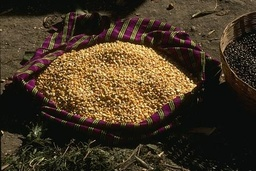
#> input picture SPBU/SP/task1/grain.jpg, 256 x 171 px, shrunk from 481 x 321 before the run, found by its file name
$ python kmeans.py
#> lines starting #> are read from the running program, lines starting #| are printed output that depends on the picture; long printed decimals are rounded
import scipy.spatial
from PIL import Image
import numpy as np


def run_cost(centroids, clusters, X):
    return sum(np.linalg.norm(X[i] - centroids[clusters[i]]) for i in xrange(len(clusters)))


def cluster_centroids(data, clusters, k=None):
    if k is None:
        k = np.max(clusters) + 1
    result = np.empty(shape=(k,) + data.shape[1:])
    for i in range(k):
        np.mean(data[clusters == i], axis=0, out=result[i])
    return result


def kmeans(data, k=None, centroids=None, steps=100):
    if centroids is not None and k is not None:
        assert (k == len(centroids))
    elif centroids is not None:
        k = len(centroids)
    elif k is not None:
        centroids = data[np.random.choice(np.arange(len(data)), k, False)]
    else:
        raise RuntimeError("Need a value for k or centroids.")

    for _ in range(max(steps, 1)):
        # Squared distances between each point and each centroid.
        sqdists = scipy.spatial.distance.cdist(centroids, data, 'sqeuclidean')

        # Index of the closest centroid to each data point.
        clusters = np.argmin(sqdists, axis=0)

        new_centroids = cluster_centroids(data, clusters, k)

        if np.array_equal(new_centroids, centroids):
            break

        centroids = new_centroids

    return clusters


def image_to_matrices(input_image):
#> called with input_image = 'grain.jpg'
    image = np.array(Image.open(input_image))
#> image is the input picture: shape (171, 256, 3); mean R, G, B 69.4, 54.5, 35.8
    X = image.reshape((image.shape[0] * image.shape[1], image.shape[2]))
    return image, X


def save_image(centroids, clusters, mat_shape, img_shape, name):
    image_extension = ".jpg"

    new_X = np.array([centroids[clusters[i]] for i in xrange(mat_shape)])

    new_image = new_X.reshape(img_shape)
    save_image = Image.fromarray(new_image.astype('uint8'))
    save_image.save(name + image_extension)

if __name__ == "__main__":
    input_image = 'grain.jpg'

    k = 20
    steps = 100
    runs = 5

    image, X = image_to_matrices(input_image)

    cost = float("inf")
    clusters = []
    centroids = []

    for _ in xrange(runs):
        new_clusters = kmeans(X, k, steps=steps)
        new_centroids = cluster_centroids(X, new_clusters, k)

        new_cost = run_cost(new_centroids, new_clusters, X)

        print(cost, new_cost)
        if new_cost < cost:
            clusters = new_clusters
            centroids = new_centroids
            cost = new_cost
#> this loop made 5 passes
#> (new_cost, cost) on pass 1: (408037.1, 408037.1)
#> new_cost on passes 2 to 5: 3164887.4, 409285.6, 3164887.4, 3164887.4
#| inf 408037.087
#| 408037.087 3164887.363
#| 408037.087 409285.609
#| 408037.087 3164887.363
#| 408037.087 3164887.363
#> after the loop, centroids = 20 rows, first 8: [245.8, 210.4, 150], [75.89, 64.34, 44.49], [89.45, 75.91, 55.07], [173.7, 131.9, 72.09], [91.03, 54.1, 9.8], [23.3, 15.91, 8.67], [59.91, 26.44, 18.83], [103.2, 87.02, 66.71]; cost = 408037.1

    save_image(centroids, clusters, X.shape[0], image.shape, "grain-out")
#> in save_image, `new_image = new_X.reshape(img_shape)`:
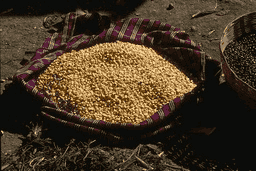
#> new_image: shape (171, 256, 3) float64; mean of channels 0, 1, 2 69.4, 54.5, 35.8; drawn as R, G, B

    # [5 lines of commented-out code are left out]

$ run again, with SPBU/SP/task1/peppers.jpg copied over SPBU/SP/task1/grain.jpg
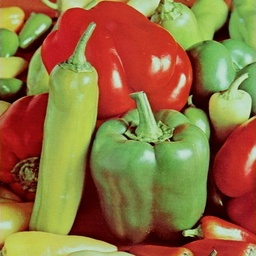
#> input picture SPBU/SP/task1/peppers.jpg, 256 x 256 px, shrunk from 512 x 512 before the run, found by its file name
#> in image_to_matrices, image is the input picture: shape (256, 256, 3); mean R, G, B 143.3, 112, 63
#> the loop `for _ in xrange(runs):` made 5 passes
#> (new_cost, cost) on passes 1, 3, 4, 5: (1008250.2, 1008250.2), (1008214, 1008214), (1006489.9, 1006489.9), (1005106.5, 1005106.5)
#> (printed output is left out)
#> after the loop `for _ in xrange(runs):`: centroids = 20 rows, first 8: [204.2, 156.3, 112.3], [111.1, 153.9, 74.12], [98.57, 50.58, 25.5], [156.7, 35.13, 28.77], [153.6, 77.75, 39.22], [141.5, 186.8, 116.1], [195.5, 102.9, 69.05], [124.2, 174.1, 87.32]; cost = 1005106.5
#> in save_image, `new_image = new_X.reshape(img_shape)`:
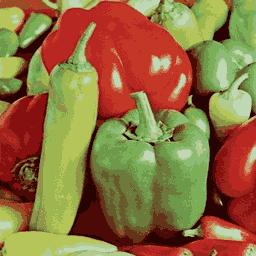
#> new_image: shape (256, 256, 3) float64; mean of channels 0, 1, 2 143.3, 112, 63; drawn as R, G, B
